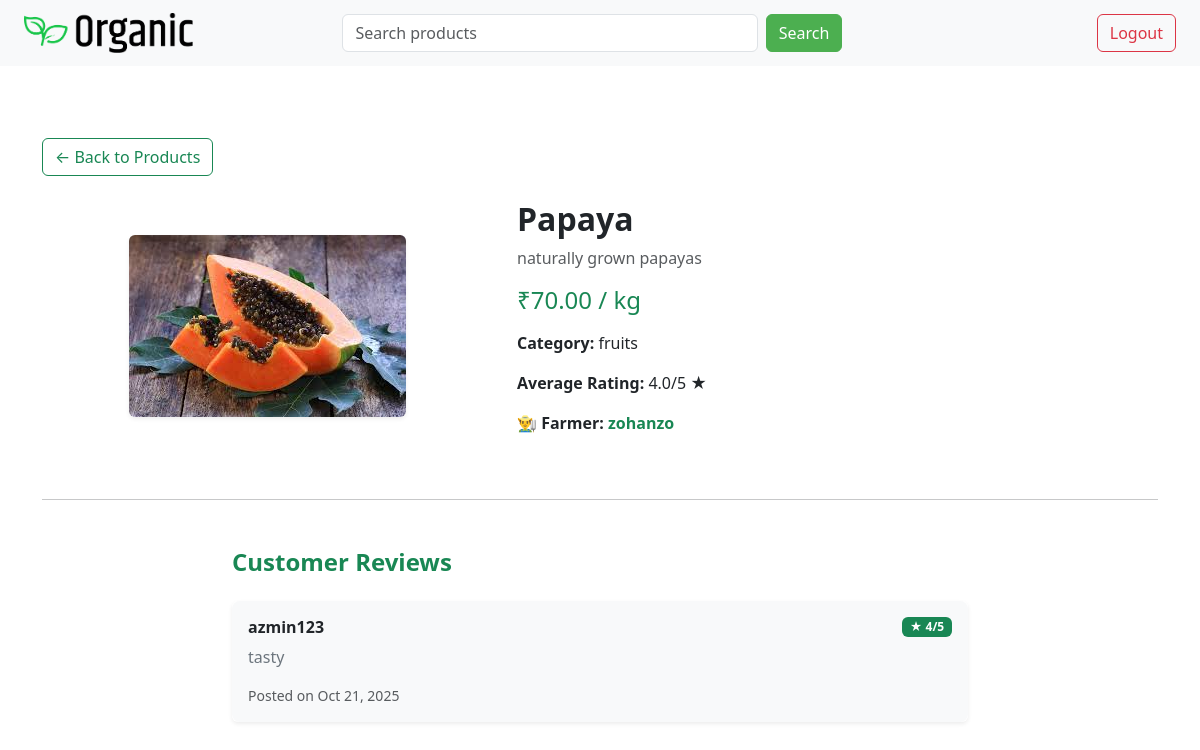
Page /viewproduct/6/ (signed in) on the committed database.
### home/models.py (models this page shows, shortened)
class Product(models.Model):
    UNIT_CHOICES = [
        ('kg', 'Kilogram'),
        ('g', 'Gram'),
        ('l', 'Litre'),
        ('ml', 'Millilitre'),
        ('pcs', 'Pieces'),
        ('bottle', 'Bottle'),
        ('packet', 'Packet'),
    ]
    name = models.CharField(max_length=30)
    price = models.DecimalField(max_digits=8, decimal_places=2)
    details = models.TextField()
    image = models.ImageField(upload_to='products/', null=True, blank=True)
    ctgry = models.ForeignKey('Category', on_delete=models.CASCADE, null=True, blank=True)
    user = models.ForeignKey(User, on_delete=models.CASCADE)  # Seller
    created_at = models.DateTimeField(auto_now_add=True)
    unit = models.CharField(max_length=10, choices=UNIT_CHOICES, default='kg')
    stock = models.PositiveIntegerField(default=0)
    def average_rating(self):
        reviews = self.review_set.all()
        if reviews:
            return sum(r.rating for r in reviews) / len(reviews)
        return 0

class Category(models.Model):
    name = models.CharField(max_length=100)
    image = models.ImageField(upload_to='categoryimages/', null=True, blank=True)

class Review(models.Model):
    product = models.ForeignKey(Product, on_delete=models.CASCADE)
    user = models.ForeignKey(User, on_delete=models.CASCADE)
    rating = models.IntegerField()
    comment = models.TextField()
    review_image = models.ImageField(upload_to='review_photos/', blank=True, null=True)
    created_at = models.DateTimeField(auto_now_add=True)

### home/views.py (the view)
# urls.py: path('viewproduct/<int:product_id>/',viewproductfn),
@login_required
def viewproductfn(request, product_id):
    product = get_object_or_404(Product, id=product_id)
    reviews = product.review_set.all()
    return render(request, 'viewproduct.html', {
        'product': product,
        'reviews': reviews
    })

### home/templates/viewproduct.html (shortened to what this page needs)
{% extends 'base.html' %}
{% load static %}
{% block content %}
<div class="container my-5">
  <a href="/products/" class="btn btn-outline-success mb-4">← Back to Products</a>
  <div class="row align-items-center">
    <div class="col-md-5 text-center">
      {% if product.image %}
        <img src="{{ product.image.url }}" class="img-fluid rounded shadow-sm" alt="{{ product.name }}">
      {% else %}
        <img src="{% static 'images/placeholder.png' %}" class="img-fluid rounded shadow-sm" alt="No image available">
      {% endif %}
    </div>
    <div class="col-md-7">
      <h2 class="fw-bold">{{ product.name }}</h2>
      {% if product.details %}
        <p class="text-muted mb-3">{{ product.details }}</p>
      {% endif %}
      <h4 class="text-success mb-3">₹{{ product.price }} / {{ product.unit }}</h4>
      <p><strong>Category:</strong> {{ product.ctgry.name|default:"Not Assigned" }}</p>
      <p><strong>Average Rating:</strong>
        {% with avg=product.average_rating|floatformat:1 %}
          {{ avg }}/5 ★
        {% endwith %}
      </p>
      {% if product.user %}
        <p>
          <strong>👨‍🌾 Farmer:</strong>
          <a href="/farmerprofile/{{ product.user.id }}/" class="text-decoration-none text-success fw-bold">
            {{ product.user.username }}
          </a>
        </p>
      {% endif %}
    </div>
  </div>
  <hr class="my-5">
  <div class="row">
    <div class="col-md-8 mx-auto">
      <h4 class="fw-bold mb-4 text-success">Customer Reviews</h4>
      {% if reviews %}
        {% for review in reviews %}
          <div class="card mb-3 border-0 shadow-sm">
            <div class="card-body bg-light rounded-3">
              <div class="d-flex justify-content-between align-items-center mb-2">
                <h6 class="fw-bold mb-0">{{ review.user.username }}</h6>
                <span class="badge bg-success">★ {{ review.rating }}/5</span>
              </div>
              <p class="text-secondary mb-1">{{ review.comment }}</p>
              <small class="text-muted d-block mt-3">Posted on {{ review.created_at|date:"M d, Y" }}</small>
            </div>
          </div>
        {% endfor %}
      {% else %}
        <div class="alert alert-secondary text-center">No reviews yet.</div>
      {% endif %}
    </div>
  </div>
</div>
{% endblock %}

### rows in the picture
Product: image (picture), name "Papaya", details "naturally grown papayas", price "70.00", unit "kg", ctgry.name "fruits", user.username "zohanzo"
Review: user.username "azmin123", rating "4", comment "tasty", created_at "Oct 21, 2025"

### other values in the picture
{{ avg }} "4.0"
